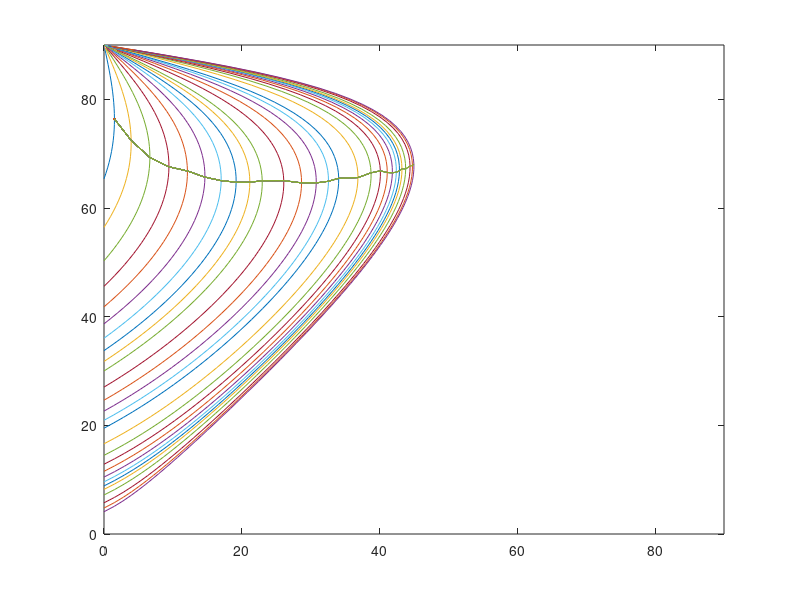

Write the MATLAB code that produced this figure.
M0 = 1.1:0.1:2;
M1 = 2.2:0.2:3;
M2 = 3.5:0.5:7;
M3 = 8:2:14;
M = [M0,M1,M2,M3];
gamma = 1.4; 
figure
for m=1:length(M) 
    beta = asind(1/M(m)):90;
    num =2*cotd(beta).*((M(m)^2)*(sind(beta).^2)-1);
    den = (M(m)^2)*(gamma + cosd(2*beta)) + 2;
    req = num./den;
    theta = atand(req);
    maxi(m) = find(theta==max(theta))
    A(m,1) = theta(maxi(m));
    B(m,1) = beta(maxi(m));
    plot(theta,beta,A,B); hold on
    axis([0 90 0 90]);
end
hold off